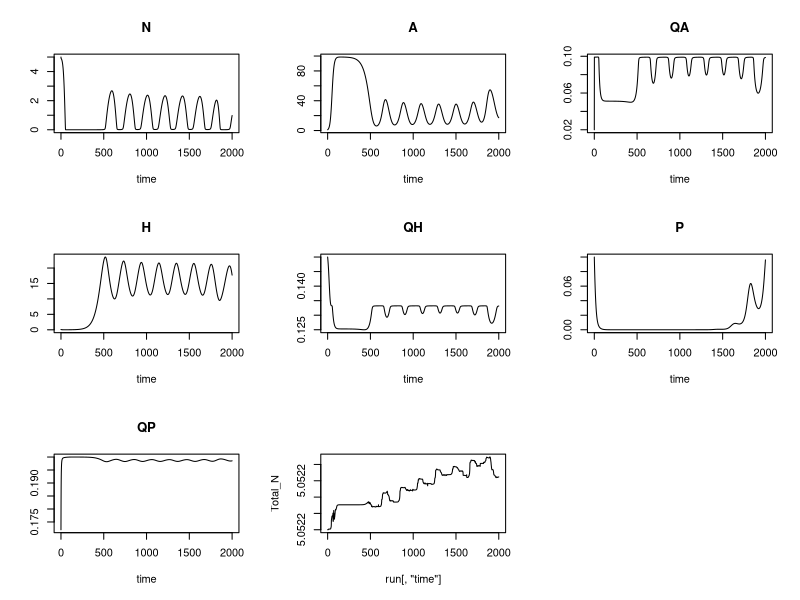
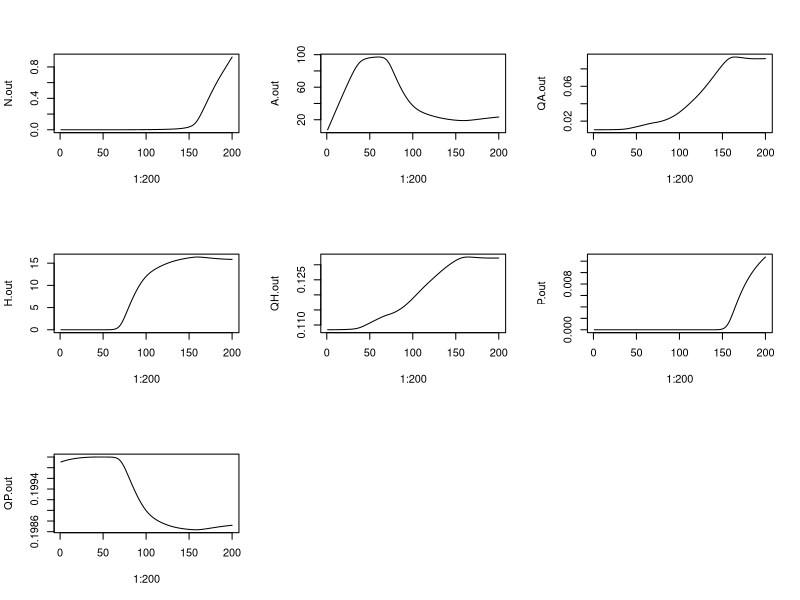
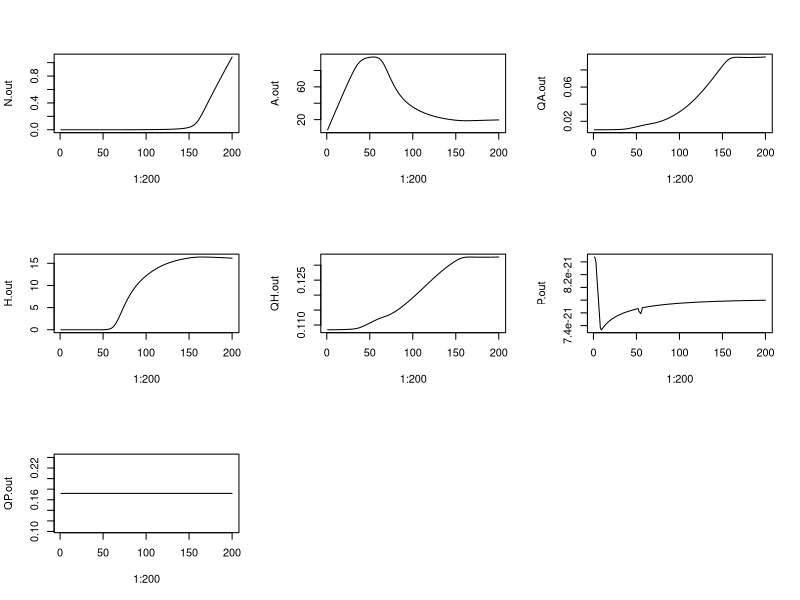
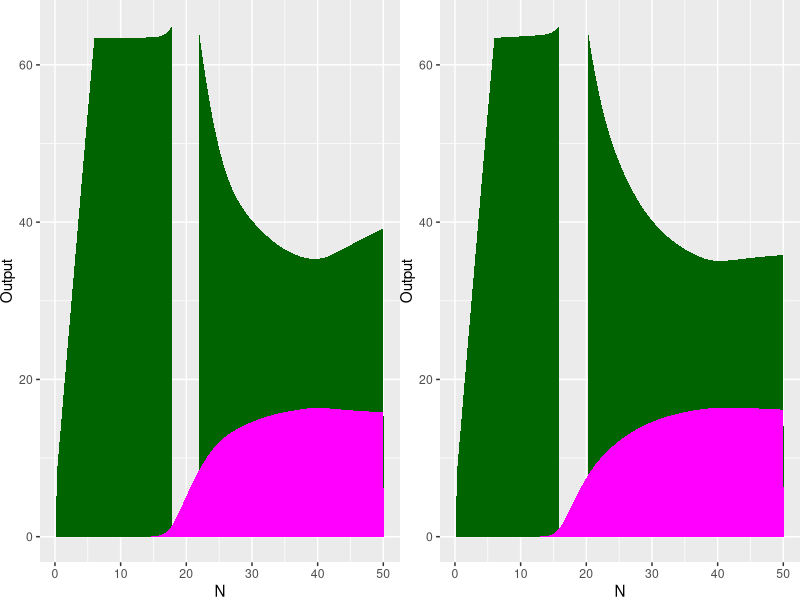
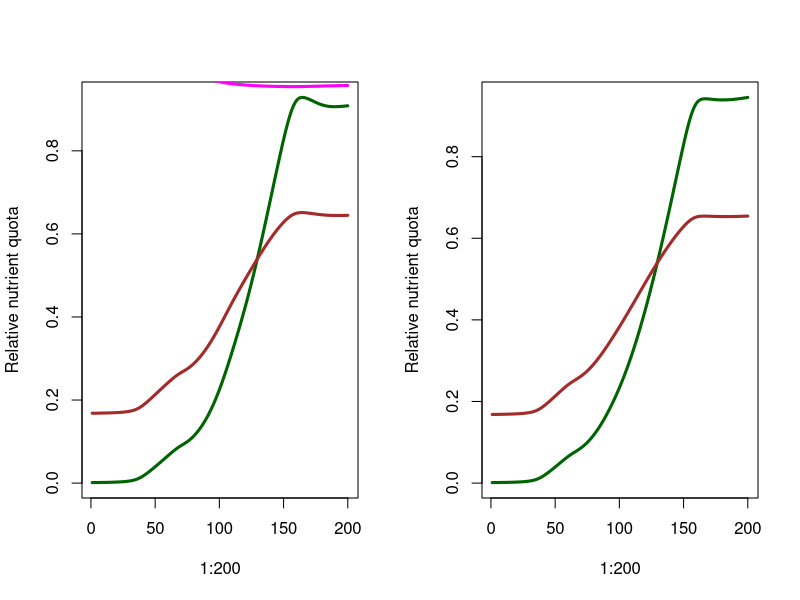
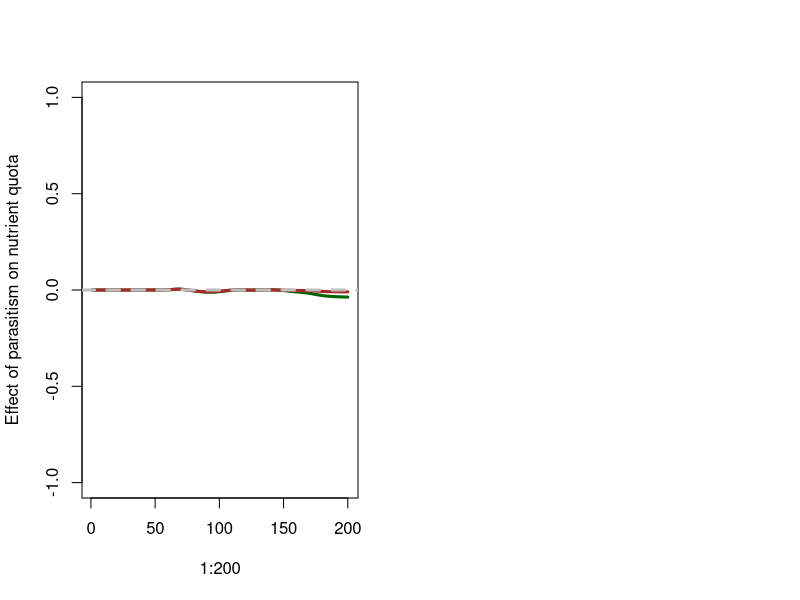
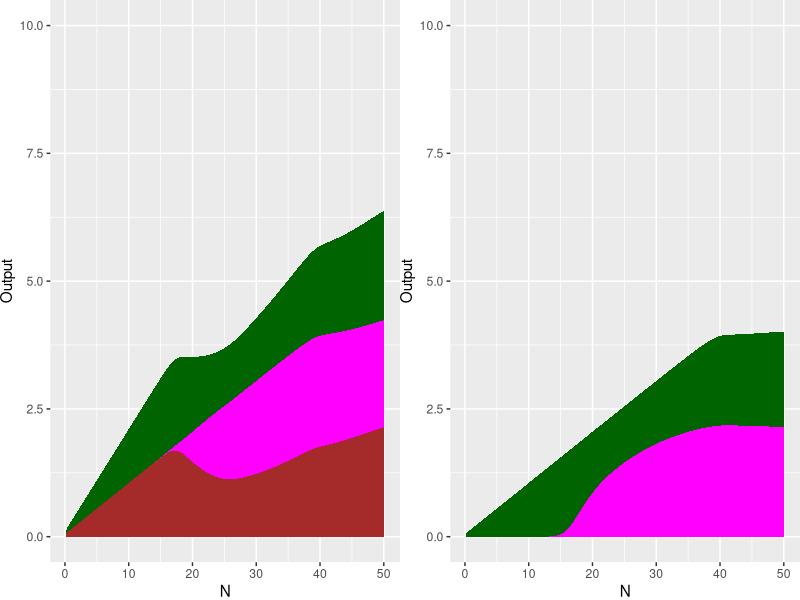

Here is the R script that generated these plots, in order:
library(deSolve)

Worm_stoich<-function (t, y, parameters){  
  N = y[1]; A = y[2]; QA = y[3]; H = y[4]; QH = y[5]; P = y[6]; QP = y[7]
  with(    
    as.list(parameters),
    {  

      # Assimilation efficiencies
      e_A = (QAx - QA)/(QAx - QAn) # nutrient assimilation efficiency of Autotrophs
      e_H = (QHx - QH)/(QHx - QHn) # nutrient assimilation efficiency of Herbivores
      e_P = (QPx - QP)/(QPx - QPn) # nutrient assimilation efficiency of Parasites
      
      # Probability of infection
      P_inf = ((sigma*f*H/(hA+A))/(dE + f*H/(hA+A)))

      dNdt = s - l*N - v*N/(hN + N)*e_A*A +
        dA*A*QA + dH*H*QH + (dH+alpha+dP)*P*QP  +  alpha*P*QH + alpha*P^2/H*(k+1)/k*QP +
        f*A*QA*H/(hA+A)*(1 - e_H) + f_p*P*H*QH*(1 - e_P)/(hH + H) #+
        #(1 -P_inf)*f_p*P*H*QP/(hH + H)*(1 - QPn/QP)

      dAdt = mu_A*(1-A/K)*(1 - QAn/QA)*A - dA*A - f*A*H/(hA + A)
      dQAdt = v*(N/(hN + N))*e_A - mu_A*(1-A/K)*(1 - QAn/QA)*QA
      
      dHdt = f*A*H/(hA + A)*(1 - QHn/QH) - dH*H - alpha*P - f_p*P*H/(hH + H)
      dQHdt = f*A*QA*e_H/(hA + A) - f*A/(hA + A)*(1 - QHn/QH)*QH 
      
      dPdt = P_inf*f_p*P*H/(hH + H)*(1 - QPn/QP) - (dH+alpha+dP)*P - alpha*P^2/H*(k+1)/k
      dQPdt = f_p*H*QH*e_P/(hH + H) - P_inf*f_p*H/(hH + H)*(1 - QPn/QP)*QP

      res = c(dNdt,dAdt,dQAdt,dHdt,dQHdt,dPdt, dQPdt) 
      list(res)
    } 
  )
}

params = c(# nutrient pars
  s = 0, l=0,
  # autotroph pars
  v = 1, mu_A=0.1, K=100, hN = 1, QAx = 0.1, QAn = 0.01, dA = 0.001, 
  # Host pars
  f =0.3, QHx = 0.15, QHn = 0.1, dH = 0.02, hA = 50,
  # Parasite pars
  f_p =2, hH = 2, QPx = 0.2, QPn = 0.17, dP = 0.01, dE = 0.2, sigma=0.8, 
  alpha = 0.01, k = 10)

inits = c(N = 5, A = 1, QA = 0.02, H = 0.1, QH = 0.15, P = 0.1, QP = 0.172)
run = lsoda(y = inits, times=0:2000, parms = params, func=Worm_stoich, atol=1e-9, rtol=1e-9)
plot(run)

Total_N = run[,"N"] + run[,"A"]*run[,"QA"] + run[,"H"]*run[,"QH"] + run[,"P"]*run[,"QP"]
var(Total_N)
plot(run[,"time"], Total_N, typ="l")


N.out = numeric()
A.out = numeric()
QA.out = numeric()
H.out = numeric()
QH.out = numeric()
P.out = numeric()
QP.out =  numeric()

ns = seq(from=0.0001, to=0.2, length.out = 100)
for (n in 1:200){
  inits["N"] = n/40
  output = lsoda(y = inits, times=0:2000, parms = params, func=Worm_stoich)
  N.out[n] = mean(output[1001:2001, 2])
  A.out[n] = mean(output[1001:2001, 3])
  QA.out[n] = mean(output[1001:2001, 4])
  H.out[n] = mean(output[1001:2001, 5])
  QH.out[n] = mean(output[1001:2001, 6])
  P.out[n] = mean(output[1001:2001, 7])
  QP.out[n] = mean(output[1001:2001, 8])
}
par(mfrow=c(3, 3))
plot(1:200, N.out, typ="l")
plot(1:200, A.out, typ="l")
plot(1:200, QA.out, typ="l")
plot(1:200, H.out, typ="l")
plot(1:200, QH.out, typ="l")
plot(1:200, P.out, typ="l")
plot(1:200, QP.out, typ="l")

run.dt = data.frame( "N" = rep((1:200)/4, times=7), "Output" = c(N.out, A.out, QA.out, H.out, QH.out, P.out, QP.out), "Label" = rep(c("N", "A", "QA", "H", "QH", "P", "QP"), each=200))

N.out = numeric()
A.out = numeric()
QA.out = numeric()
H.out = numeric()
QH.out = numeric()
P.out = numeric()
QP.out =  numeric()

ns = seq(from=0.0001, to=0.2, length.out = 100)
for (n in 1:200){
  inits["N"] = n/40
  params["f_p"] = 0
  output = lsoda(y = inits, times=0:2000, parms = params, func=Worm_stoich)
  N.out[n] = mean(output[1001:2001, 2])
  A.out[n] = mean(output[1001:2001, 3])
  QA.out[n] = mean(output[1001:2001, 4])
  H.out[n] = mean(output[1001:2001, 5])
  QH.out[n] = mean(output[1001:2001, 6])
  P.out[n] = mean(output[1001:2001, 7])
  QP.out[n] = mean(output[1001:2001, 8])
}
par(mfrow=c(3, 3))
plot(1:200, N.out, typ="l")
plot(1:200, A.out, typ="l")
plot(1:200, QA.out, typ="l")
plot(1:200, H.out, typ="l")
plot(1:200, QH.out, typ="l")
plot(1:200, P.out, typ="l")
plot(1:200, QP.out, typ="l")

run.dt2 = data.frame( "N" = rep((1:200)/4, times=7), "Output" = c(N.out, A.out, QA.out, H.out, QH.out, P.out, QP.out), "Label" = rep(c("N", "A", "QA", "H", "QH", "P", "QP"), each=200))

library(ggplot2)

par(mfrow=c(1,2))

fig1 = ggplot(subset(run.dt, Label %in% c("A", "H", "P")),aes(x = N, y = Output, fill = Label)) +
        theme(plot.margin = unit(c(0, 0, 0, 0), "cm"), legend.position = "None")+
        scale_y_continuous(limits=c(0,65)) +
        scale_fill_manual(values=c("dark green", "magenta", "brown")) +
        geom_area(position = 'stack')
fig2 = ggplot(subset(run.dt2, Label %in% c("A", "H", "P")), aes(x = N, y = Output, fill = Label)) +
        theme(plot.margin = unit(c(0, 0, 0, 0), "cm"), legend.position = "None")+
        scale_y_continuous(limits=c(0,65)) +
        scale_fill_manual(values=c("dark green", "magenta", "brown")) +
        geom_area(position = 'stack')

library(cowplot)
plot_grid(fig1, fig2)

QA_P = as.numeric(unlist(subset(run.dt, Label == "QA", select=Output) - params["QAn"])/(params["QAx"] - params["QAn"]))
plot(1:200, QA_P, typ="l", col="dark green", lwd=3, ylab="Relative nutrient quota")
QH_P = as.numeric(unlist(subset(run.dt, Label == "QH", select=Output) - params["QHn"])/(params["QHx"] - params["QHn"]))
lines(1:200, QH_P, col="brown", lwd=3)
QP_P = as.numeric(unlist(subset(run.dt, Label == "QP", select=Output) - params["QPn"])/(params["QPx"] - params["QPn"]))
lines(1:200, QP_P, col="magenta", lwd=3)

QA = as.numeric(unlist(subset(run.dt2, Label == "QA", select=Output) - params["QAn"])/(params["QAx"] - params["QAn"]))
plot(1:200, QA, typ="l", col="dark green", lwd=3, ylab="Relative nutrient quota")
QH = as.numeric(unlist(subset(run.dt2, Label == "QH", select=Output) - params["QHn"])/(params["QHx"] - params["QHn"]))
lines(1:200, QH, col="brown", lwd=3)
#QP = as.numeric(unlist(subset(run.dt2, Label == "QP", select=Output) - params["QPn"])/(params["QPx"] - params["QPn"]))
#lines(1:200, QP, col="magenta", lwd=3)

QA_diff = QA_P - QA
plot(1:200, QA_diff, typ="l", col="dark green", ylim = c(-1, 1), lwd=3, ylab="Effect of parasitism on nutrient quota")
QH_diff = QH_P - QH
lines(1:200, QH_diff, typ="l", col="brown", lwd=3)
abline(h = 0, col="grey", lty=2, lwd=3)

N_A = subset(run.dt2, Label == "QA", select=Output)*subset(run.dt2, Label == "A", select=Output)
N_H = subset(run.dt2, Label == "QH", select=Output)*subset(run.dt2, Label == "H", select=Output)

N_A_P = as.numeric(unlist(subset(run.dt, Label == "QA", select=Output)*subset(run.dt, Label == "A", select=Output)))
N_H_P = as.numeric(unlist(subset(run.dt, Label == "QH", select=Output)*subset(run.dt, Label == "H", select=Output)))
N_P_P = as.numeric(unlist(subset(run.dt, Label == "QP", select=Output)*subset(run.dt, Label == "P", select=Output)))

run_N = data.frame("N" = rep((1:200)/4, times=3), "Output" = c(N_A_P, N_H_P, N_A_P), "Label" = rep(c("A", "H", "P"), each=200))

fig1 = ggplot(run_N,aes(x = N, y = Output, fill = Label)) +
  theme(plot.margin = unit(c(0, 0, 0, 0), "cm"), legend.position = "None")+
  scale_y_continuous(limits=c(0,10)) +
  scale_fill_manual(values=c("dark green", "magenta", "brown")) +
  geom_area(position = 'stack')



N_A = as.numeric(unlist(subset(run.dt2, Label == "QA", select=Output)*subset(run.dt2, Label == "A", select=Output)))
N_H = as.numeric(unlist(subset(run.dt2, Label == "QH", select=Output)*subset(run.dt2, Label == "H", select=Output)))
N_P = as.numeric(unlist(subset(run.dt2, Label == "QP", select=Output)*subset(run.dt2, Label == "P", select=Output)))

run_N2 = data.frame("N" = rep((1:200)/4, times=3), "Output" = c(N_A, N_H, N_P), "Label" = rep(c("A", "H", "P"), each=200))

fig2 = ggplot(run_N2,aes(x = N, y = Output, fill = Label)) +
  theme(plot.margin = unit(c(0, 0, 0, 0), "cm"), legend.position = "None")+
  scale_y_continuous(limits=c(0,10)) +
  scale_fill_manual(values=c("dark green", "magenta", "brown")) +
  geom_area(position = 'stack')

plot_grid(fig1, fig2)
